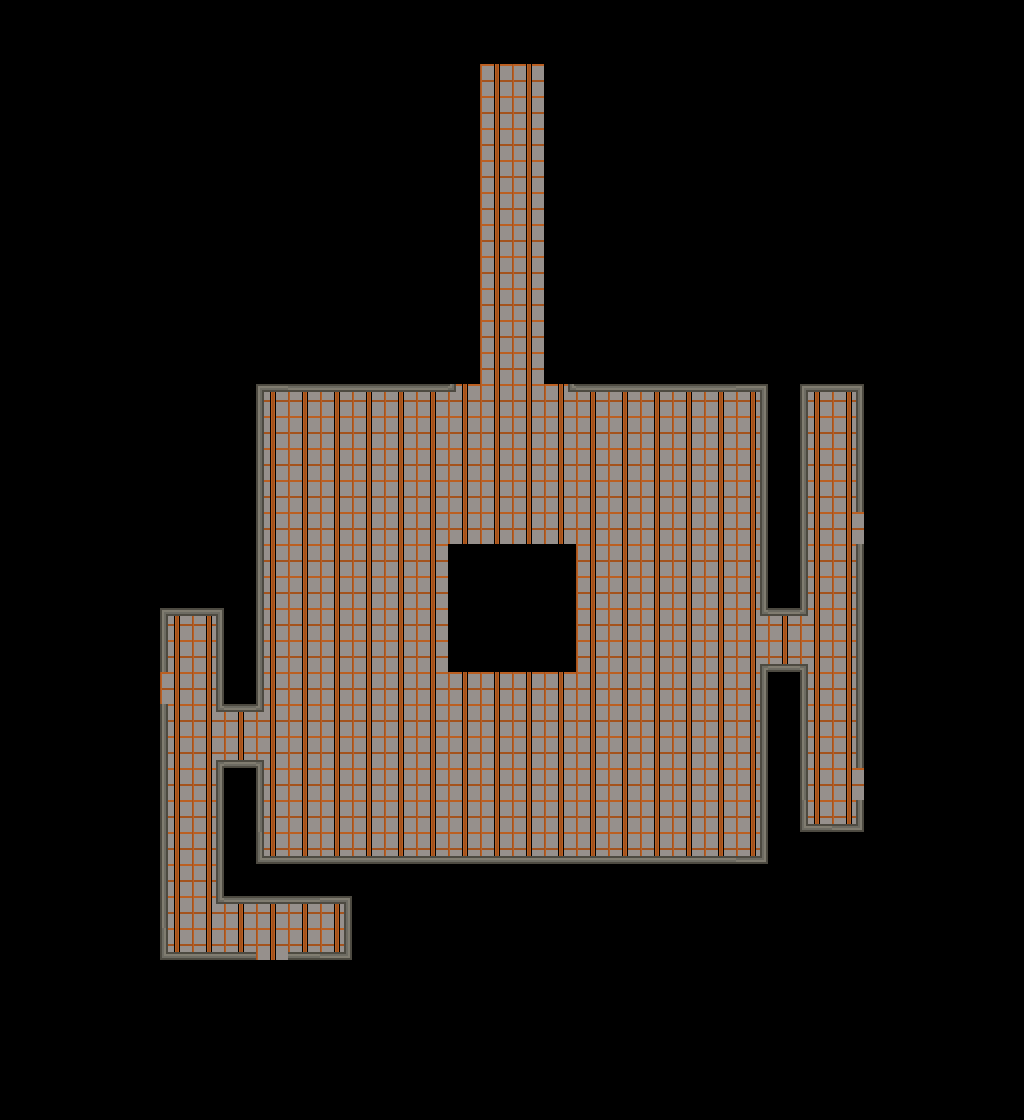

Below is a game level as drawn by its tile map, then a one-line description and the .tmx that defines it (tile-layer data replaced by summaries):
An orthogonal 32x35 tile map with 32x32 px tiles, 1 tile layer (Tile Layer 2), 3 hidden layers not drawn.

<map version="1.2" tiledversion="1.2.2" orientation="orthogonal" renderorder="left-up" width="32" height="35" tilewidth="32" tileheight="32" infinite="0" nextlayerid="8" nextobjectid="1">
 <tileset firstgid="1" source="FullSpriteSheet.tsx" />
 <layer id="3" name="Tile Layer 1" width="32" height="35" visible="0">
  <data>[1120 cells, 1120 non-empty, 23 distinct tile ids]</data>
 </layer>
 <layer id="6" name="Tile Layer 2" width="32" height="35">
  <data>[1120 cells, 598 non-empty, 15 distinct tile ids]</data>
 </layer>
 <layer id="5" name="Tile Layer 3" width="32" height="35" visible="0">
  <data>[1120 cells, 1120 non-empty, 16 distinct tile ids]</data>
 </layer>
 <layer id="7" name="Tile Layer 4" width="32" height="35" visible="0">
  <data>[1120 cells, 4 non-empty, 1 distinct tile ids]</data>
 </layer>
</map>
